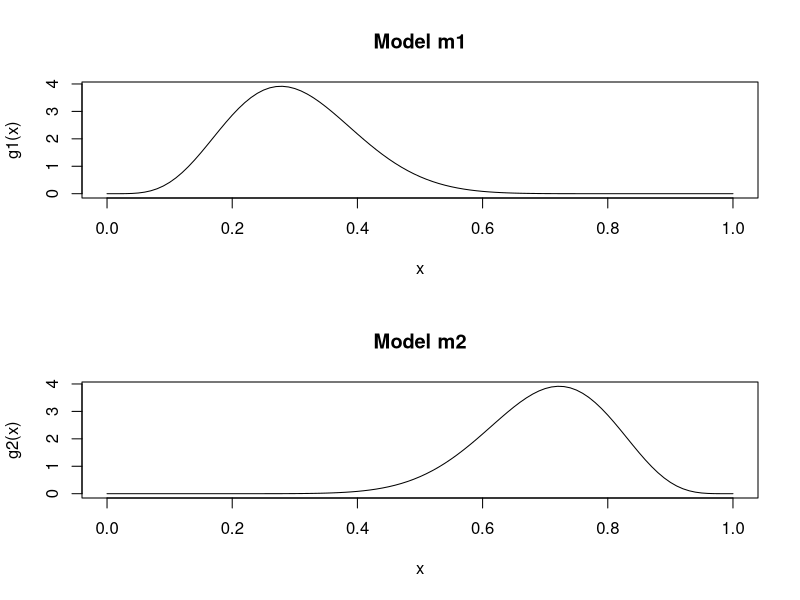
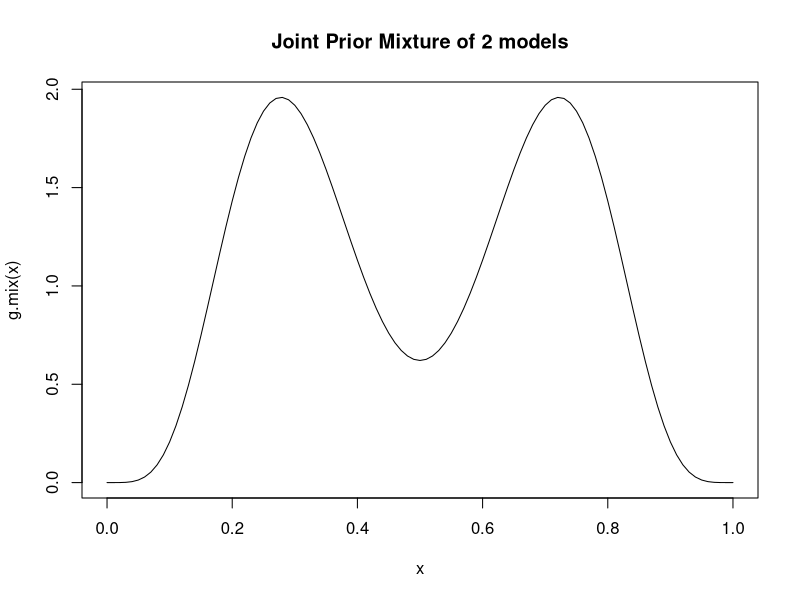
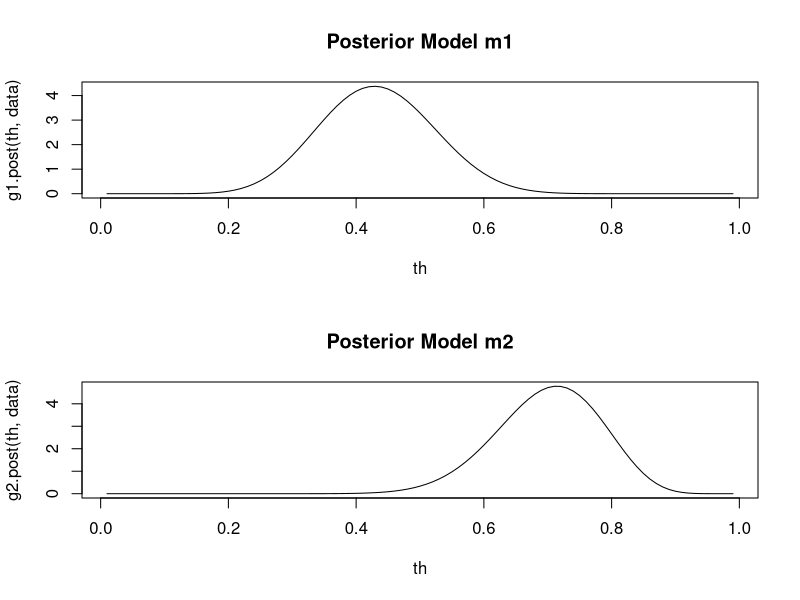
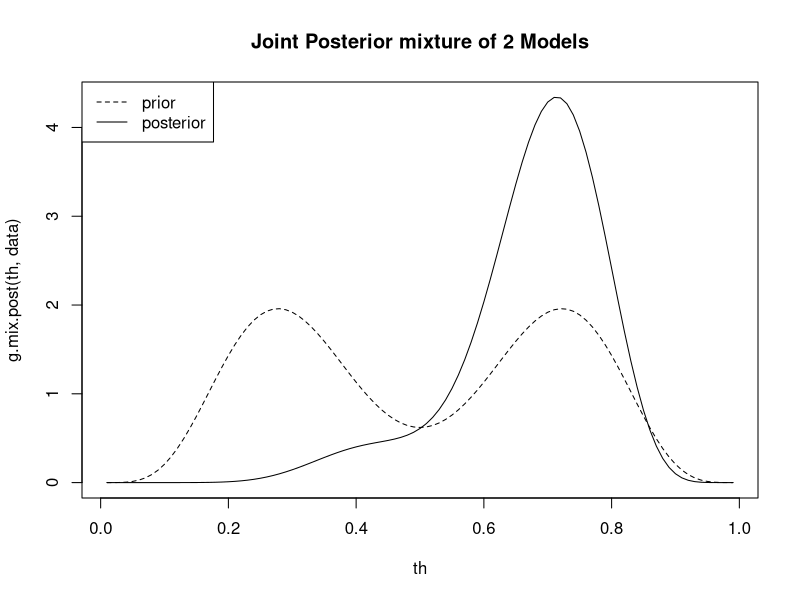

Reproduce these figures in R, in order.
# File: betaMixtureCoinBias.R
# Auth: Umar Niazi,
# Date: 18/4/2017
# Desc:

### define two models that explain the data
## model m1
## it is a beta distribution with a weight on the left side
g1 = function(theta) dbeta(theta, 6, 14)

## model m2
## it is a beta distribution with a weight on the right side
g2 = function(theta) dbeta(theta, 14, 6)

## define an array that represents number of models in our parameter space
## each index has a prior weight/probability of being selected
## this can be thought of coming from a categorical distribution 
mix.prior = c(50, 50)
mix.prior = mix.prior/sum(mix.prior)

## define a joint prior space for these 2 models
## (mix.prior[1] AND g1) OR (mix.prior[2] AND g2)
g.mix = function(theta) mix.prior[1]*g1(theta) + mix.prior[2]*g2(theta)

## some plots to look at the shapes of the priors
p.old = par(mfrow=c(2,1))
curve(g1, 0, 1, main='Model m1')
curve(g2, 0, 1, main='Model m2')
par(p.old)
curve(g.mix, 0, 1, main='Joint Prior Mixture of 2 models')

## we flip a coin, perform a binary experiment 
## our prior beliefs are that the experiment tends to follow two extreme models
## we will either see more 1s or more 0s, depending on which model (m1 or m2) is 
## more representative of the data
data = c(success=7, fail=3)

## the posterior is proportional to Likelihood * Prior
## P(Data | Theta, Model) X P(Theta, Model)

## define the Likelihood function, both models share the same likelihood functional form
lik = function(data, theta) dbinom(data['success'], sum(data), theta)

## since this is a conjugate analysis, as prior is beta distributed and likelihood is binomial
## the posterior can be derived analytically 
## using a similar analogy as before when describing priors for each model
## we can define a posterior for each of the 2 models
g1.post = function(theta, data) dbeta(theta, 6+data['success'], 14+data['fail'])
g2.post = function(theta, data) dbeta(theta, 14+data['success'], 6+data['fail'])

## however in order to calculate a mixture probability, i.e. what is the probabilty
## each model m1 or m2 being selected from the categorical distribution after we 
## see the data i.e. posterior for m1 and m2
## integrate across the theta parameter for the selected model
## see page P-266-268 Equations 10.1 to 10.3, Doing Bayesian Data Analysis [REF]
## P(Data, Model[1]) = P(Data, Model[1])
## P(Model[1] | Data) X P(Data) = P(Data | Model[1]) X P(Model[1])
## P(Model[1] | Data) = P(Data | Model[1]) X P(Model[1]) / P(Data)
## where P(Data) can be expanded using summation across all models
## P(Data) = Sum for each Model P(Data, Model[i])
## P(Data) = Sum for each Model P(Data | Model[i]) X P(Model[i])

## we need to calculate a few things
## P(Data | Model[i])
## this is the prior predictive probability for the data given the selected model
## P(Data, Theta) = P(Data | Theta) X P(Theta)
## P(Data) = P(Data | Theta) X P(Theta) / P(Theta | Data)
## Prior predictive probability for Data = Likelihood X Prior / Posterior
## for model 1
data.prior.g1 = function(data, theta){
  ret = lik(data, theta) * g1(theta) / g1.post(theta, data)
  return(ret)
}
## for model 2
data.prior.g2 = function(data, theta){
  ret = lik(data, theta) * g2(theta) / g2.post(theta, data)
  return(ret)
}

## P(Data | Model) for each model should be the same for any value of theta
## you can use that as a sanity check
th = seq(0.01, 0.99, by=0.01)
data.g1 = mean(data.prior.g1(data, th))
data.g2 = mean(data.prior.g2(data, th))
## we have P(Data | Model[1]) - prior predictive probability of data for parameters in model 1
## P(Model[1]) - prior mixture probability for model 1
## P(Data | Model[2]); P(Model[2])
## P(Data) = (P(Data | Model[1]) X P(Model[1])) + (P(Data | Model[2]) X P(Model[2])
## we can calculate the posterior for Model 1
## P(Model[1] | Data) = P(Data | Model[1]) X P(Model[1]) / P(Data)
mix.post = data.g1 * mix.prior[1] / (data.g1 * mix.prior[1] + data.g2 * mix.prior[2])
mix.post = c(mix.post, 1-mix.post)

## (mix.post[1] AND g1.post) OR (mix.post[2] AND g2.post)
g.mix.post = function(theta, data) mix.post[1]*g1.post(theta, data) + mix.post[2]*g2.post(theta, data)

## make some curves to look at the theta
par(mfrow=c(2,1))
# use the grid of thetas to draw the curves
th = seq(0.01, 0.99, by=0.01)
plot(th, g1.post(th, data), type='l', main='Posterior Model m1')
plot(th, g2.post(th, data), type='l', main='Posterior Model m2')
par(p.old)
plot(th, g.mix.post(th, data), type='l', main='Joint Posterior mixture of 2 Models')
lines(th, g.mix(th), lty=2)
legend('topleft', legend = c('prior', 'posterior'), lty=c(2, 1))




